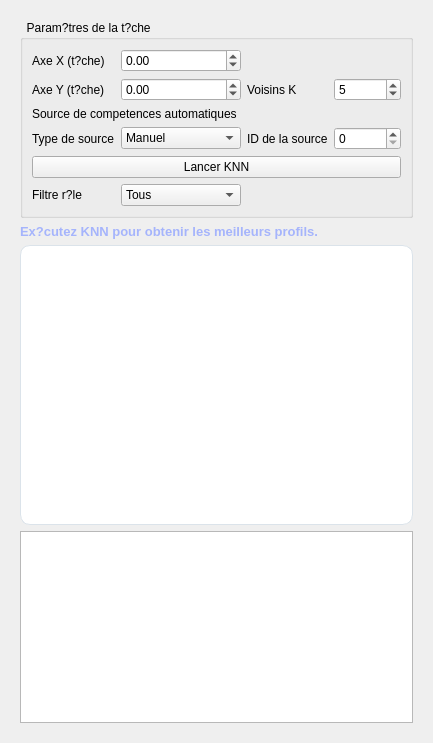
          <widget class="QWidget" name="tab_emp_knn">
           <attribute name="title">
            <string>Competences KNN</string>
           </attribute>
           <layout class="QVBoxLayout" name="vl_emp_knn">
            <property name="leftMargin">
             <number>20</number>
            </property>
            <property name="topMargin">
             <number>20</number>
            </property>
            <property name="rightMargin">
             <number>20</number>
            </property>
            <property name="bottomMargin">
             <number>20</number>
            </property>
            <item>
             <widget class="QGroupBox" name="gb_emp_knn_inputs">
              <property name="title">
               <string>  Param?tres de la t?che</string>
              </property>
              <layout class="QGridLayout" name="gl_emp_knn_inputs">
               <item row="0" column="0">
                <widget class="QLabel" name="lb_emp_knn_task_x">
                 <property name="text">
                  <string>Axe X (t?che)</string>
                 </property>
                </widget>
               </item>
               <item row="0" column="1">
                <widget class="QDoubleSpinBox" name="emp_knn_task_x">
                 <property name="decimals">
                  <number>2</number>
                 </property>
                 <property name="minimum">
                  <double>-100.000000000000000</double>
                 </property>
                 <property name="maximum">
                  <double>100.000000000000000</double>
                 </property>
                </widget>
               </item>
               <item row="1" column="0">
                <widget class="QLabel" name="lb_emp_knn_task_y">
                 <property name="text">
                  <string>Axe Y (t?che)</string>
                 </property>
                </widget>
               </item>
               <item row="1" column="1">
                <widget class="QDoubleSpinBox" name="emp_knn_task_y">
                 <property name="decimals">
                  <number>2</number>
                 </property>
                 <property name="minimum">
                  <double>-100.000000000000000</double>
                 </property>
                 <property name="maximum">
                  <double>100.000000000000000</double>
                 </property>
                </widget>
               </item>
               <item row="1" column="2">
                <widget class="QLabel" name="lb_emp_knn_k">
                 <property name="text">
                  <string>Voisins K</string>
                 </property>
                </widget>
               </item>
               <item row="1" column="3">
                <widget class="QSpinBox" name="emp_knn_k">
                 <property name="minimum">
                  <number>1</number>
                 </property>
                 <property name="maximum">
                  <number>25</number>
                 </property>
                 <property name="value">
                  <number>5</number>
                 </property>
                </widget>
               </item>
               <item row="8" column="0">
                <widget class="QLabel" name="lb_emp_knn_role">
                 <property name="text">
                  <string>Filtre r?le</string>
                 </property>
                </widget>
               </item>
               <item row="8" column="1">
                <widget class="QComboBox" name="emp_knn_role">
                 <item>
                  <property name="text">
                   <string>Tous</string>
                  </property>
                 </item>
                 <item>
                  <property name="text">
                   <string>Admin</string>
                  </property>
                 </item>
                 <item>
                  <property name="text">
                   <string>Designer</string>
                  </property>
                 </item>
                 <item>
                  <property name="text">
                   <string>CHEF_ATELIER</string>
                  </property>
                 </item>
                 <item>
                  <property name="text">
                   <string>Ing?nieur</string>
                  </property>
                 </item>
                 <item>
                  <property name="text">
                   <string>RH</string>
                  </property>
                 </item>
                 <item>
                  <property name="text">
                   <string>Menuisier</string>
                  </property>
                 </item>
                </widget>
               </item>
               <item row="2" column="0" colspan="4">
                <widget class="QLabel" name="lb_emp_knn_source_title">
                 <property name="text">
                  <string>Source de competences automatiques</string>
                 </property>
                </widget>
               </item>
               <item row="3" column="0">
                <widget class="QLabel" name="lb_emp_knn_source_type">
                 <property name="text">
                  <string>Type de source</string>
                 </property>
                </widget>
               </item>
               <item row="3" column="1">
                <widget class="QComboBox" name="emp_knn_source_type">
                 <item>
                  <property name="text">
                   <string>Manuel</string>
                  </property>
                 </item>
                 <item>
                  <property name="text">
                   <string>Fabrication</string>
                  </property>
                 </item>
                 <item>
                  <property name="text">
                   <string>Phase</string>
                  </property>
                 </item>
                </widget>
               </item>
               <item row="3" column="2">
                <widget class="QLabel" name="lb_emp_knn_source_id">
                 <property name="text">
                  <string>ID de la source</string>
                 </property>
                </widget>
               </item>
               <item row="3" column="3">
                <widget class="QSpinBox" name="emp_knn_source_id">
                 <property name="minimum">
                  <number>0</number>
                 </property>
                 <property name="maximum">
                  <number>999999</number>
                 </property>
                </widget>
               </item>
               <item row="4" column="0" colspan="4">
                <widget class="QPushButton" name="btn_emp_knn_run">
                 <property name="text">
                  <string>Lancer KNN</string>
                 </property>
                </widget>
               </item>
              </layout>
             </widget>
            </item>
            <item>
             <widget class="QLabel" name="lb_emp_knn_summary">
              <property name="styleSheet">
               <string notr="true">color:#a5b4fc;background:transparent;font-size:13px;font-weight:600;</string>
              </property>
              <property name="text">
               <string>Ex?cutez KNN pour obtenir les meilleurs profils.</string>
              </property>
             </widget>
            </item>
            <item>
             <widget class="QFrame" name="emp_knn_chart_container">
              <property name="minimumSize">
               <size>
                <width>0</width>
                <height>280</height>
               </size>
              </property>
              <property name="styleSheet">
               <string notr="true">background:#ffffff;border:1px solid #dbe3ea;border-radius:10px;</string>
              </property>
              <property name="frameShape">
               <enum>QFrame::Shape::StyledPanel</enum>
              </property>
              <property name="frameShadow">
               <enum>QFrame::Shadow::Raised</enum>
              </property>
             </widget>
            </item>
            <item>
             <widget class="QTableView" name="tv_emp_knn">
              <property name="editTriggers">
               <set>QAbstractItemView::EditTrigger::NoEditTriggers</set>
              </property>
              <property name="selectionBehavior">
               <enum>QAbstractItemView::SelectionBehavior::SelectRows</enum>
              </property>
              <property name="showGrid">
               <bool>false</bool>
              </property>
              <property name="sortingEnabled">
               <bool>true</bool>
              </property>
              <attribute name="horizontalHeaderStretchLastSection">
               <bool>true</bool>
              </attribute>
              <attribute name="verticalHeaderVisible">
               <bool>false</bool>
              </attribute>
             </widget>
            </item>
           </layout>
          </widget>
